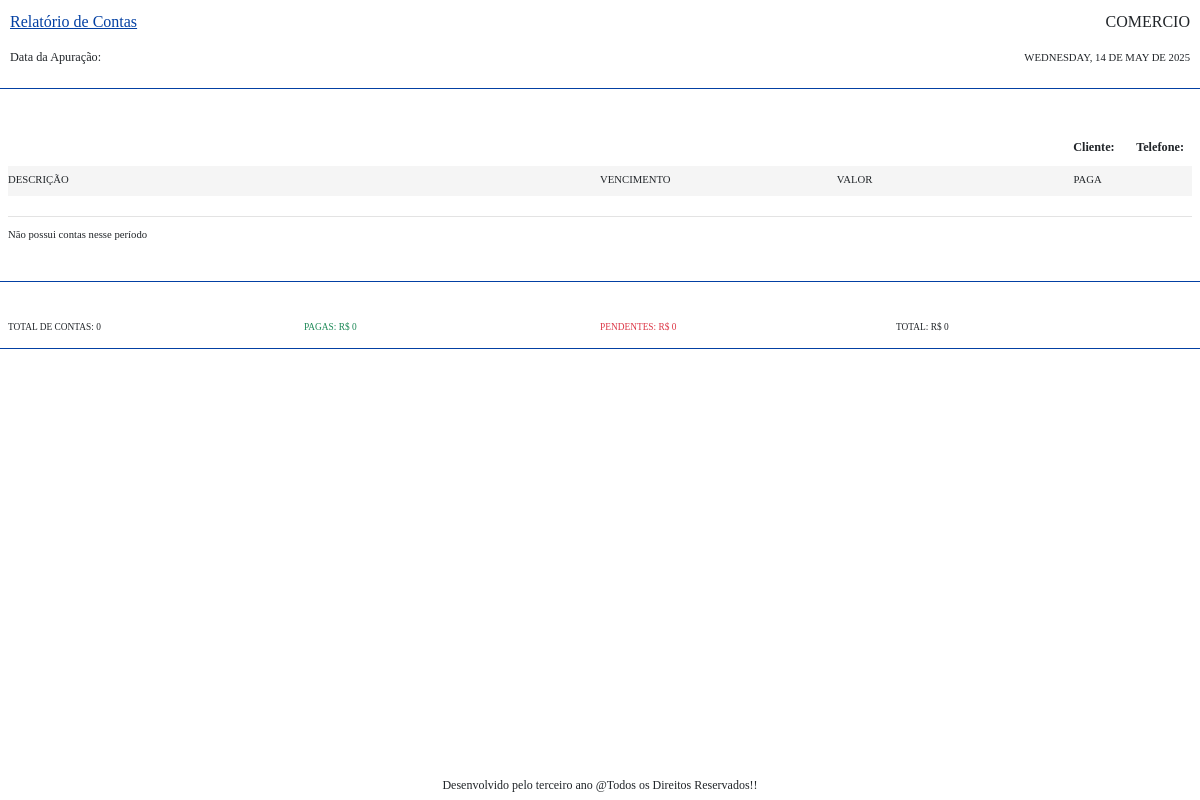
Page /relatorios/contasCliente.php on the committed database.
### tables this page shows
CREATE TABLE `config` (
  `id` int(11) NOT NULL,
  `nome_sistema` varchar(50) NOT NULL,
  `email_adm` varchar(50) NOT NULL,
  `endereco_site` varchar(150) DEFAULT NULL,
  `telefone_fixo` varchar(20) DEFAULT NULL,
  `telefone_whatsapp` varchar(20) DEFAULT NULL,
  `cnpj_site` varchar(25) DEFAULT NULL,
  `rodape_relatorios` varchar(1000) NOT NULL,
  `valor_multa` int(11) NOT NULL,
  `valor_juros_dia` decimal(8,2) NOT NULL,
  `frequencia_automatica` varchar(5) NOT NULL,
  `relatorio_pdf` varchar(5) NOT NULL,
  `fonte_comprovante` int(11) NOT NULL,
  `logo` varchar(100) NOT NULL,
  `icone` varchar(100) NOT NULL,
  `dias_carencia` int(11) NOT NULL,
  `alerta` date NOT NULL,
  `impressao_automatica` varchar(5) NOT NULL
);

### conexao.php (called while the page is built, shortened)
<?php
require_once("config.php");
try {
	$pdo = new PDO("mysql:dbname=$banco;host=$servidor;charset=utf8", "$usuario", "$senha");
} catch (Exception $e) {
	echo 'Não foi possível conectar ao banco de dados! <br><br>'.$e;
}
$nome_sistema = 'Comércio';
$email_adm = 'admin@gmail.com';
$endereco_site = 'Rua Francisco Antonio Zeller, 20 - Ferraz de Vasconcellos';
$telefone_fixo = '(11) 3333-3333';
$telefone_whatsapp = '(11) 98765-4321';
$cnpj_site = '20.301.706/0001-08';
$rodape_relatorios = 'Desenvolvido pelo terceiro ano @Todos os Direitos Reservados!!';
$valor_multa = 2;
$valor_juros_dia = 0.15;
$dias_carencia = 0;
$frequencia_automatica = 'Não';
$relatorio_pdf = 'Sim';
$fonte_comprovante = '11';
$impressao_automatica = 'Sim';
$query = $pdo->query("SELECT * FROM config");
$res = $query->fetchAll(PDO::FETCH_ASSOC);
if(@count($res) == 0){
	$pdo->query("INSERT INTO config SET nome_sistema = '$nome_sistema', email_adm = '$email_adm', endereco_site = '$endereco_site', telefone_fixo = '$telefone_fixo', telefone_whatsapp = '$telefone_whatsapp', cnpj_site = '$cnpj_site', rodape_relatorios = '$rodape_relatorios', valor_multa = '$valor_multa', valor_juros_dia = '$valor_juros_dia', frequencia_automatica = '$frequencia_automatica', relatorio_pdf = '$relatorio_pdf', fonte_comprovante = '$fonte_comprovante', logo = 'logo.png', icone = 'icone.png', dias_carencia = '$dias_carencia', alerta = curDate(), impressao_automatica = '$impressao_automatica'");
}else{
	$nome_sistema = $res[0]['nome_sistema'];
	$rodape_relatorios = $res[0]['rodape_relatorios'];
}
 ?>

### relatorios/contasCliente.php (the view, shortened to what this page needs)
<?php
require_once("../conexao.php");
$data_hoje = utf8_encode(strftime('%A, %d de %B de %Y', strtotime('today')));
$id_cliente = @$_GET['id'];
$status = @$_GET['status'];
$data_inicial = @$_GET['data_inicial'];
$data_final = @$_GET['data_final'];
$data_inicialF = implode('/', array_reverse(explode('-', $data_inicial)));
$data_finalF = implode('/', array_reverse(explode('-', $data_final)));
if($status == ""){
$titulo_rel = 'Relatório de Contas';
}else if($status == "Debitos"){
	$titulo_rel = 'Relatório de Débitos';
}else if($status == "Pendente"){
	$titulo_rel = 'Relatório de Contas Pendentes';
}else if($status == "Paga"){
	$titulo_rel = 'Relatório de Contas Pagas';
}
if($data_inicial == $data_final){
	$apuracao = 'Data da Apuração: '.$data_inicialF;
}else if($data_inicial == '1980-01-01'){
	$apuracao = 'Apuração: Todo o Período';
}else if($status == 'Debitos' and $data_inicial != '1980-01-01'){
	$apuracao = 'Data da Apuração: '.$data_inicialF. ' até a presente data!';
}
else{
	$apuracao = 'Apuração: '.$data_inicialF.' à '.$data_finalF;
}
$query = $pdo->query("SELECT * from clientes where id = '$id_cliente' ");
$res = $query->fetchAll(PDO::FETCH_ASSOC);
$nome_cliente = $res[0]['nome'];
$telefone_cliente = $res[0]['telefone'];
$status = '%'.$status.'%';
?>
<!DOCTYPE html>
<html>
<head>
	<link href="https://cdn.jsdelivr.net/npm/bootstrap@5.0.0/dist/css/bootstrap.min.css" rel="stylesheet">
</head>
<body>
		<section class="area-cab">
		<div class="cabecalho">
			<div class="coluna titulo_cab" style="width:70%"> <u><?php echo $titulo_rel ?></u></div>
			<div align="right" class="coluna" style="width:30%"> <?php echo mb_strtoupper($nome_sistema) ?></div>
		</div>
		</section>
		<br>
		<section class="area-cab">
		<div class="cabecalho">
			<div class="coluna" style="width:60%"><small> <small><?php echo $apuracao ?></small></small></div>
			<div align="right" class="coluna" style="width:40%"><small> <small><small> <?php echo mb_strtoupper($data_hoje) ?></small></small></small></div>
		</div>
		</section>
		<br>
		<div class="cabecalho" style="border-bottom: solid 1px #0340a3">
		</div>
	<div class="mx-2" style="padding-top:15px ">
		<div class="mb-2 mx-2 " align="right"><small><small><b>Cliente:</b> <?php echo $nome_cliente ?> &nbsp;&nbsp;&nbsp;&nbsp;&nbsp; <b>Telefone:</b> <?php echo $telefone_cliente ?></small></small></div>
	<small><small><small>
	<section class="area-tab" style="background-color: #f5f5f5;">
						<div class="linha-cab" style="padding-top: 5px;">
							<div class="coluna" style="width:50%">DESCRIÇÃO</div>
							<div class="coluna" style="width:20%">VENCIMENTO</div>
							<div class="coluna" style="width:20%">VALOR</div>
							<div class="coluna" style="width:10%">PAGA</div>
						</div>
				</section><small></small>
				<div class="cabecalho mb-1" style="border-bottom: solid 1px #e3e3e3;">
		</div>
		<?php
		if($status == '%Debitos%'){
		$query = $pdo->query("SELECT * from contas_receber where vencimento >= '$data_inicial' and vencimento < curDate() and status = 'Pendente' and cliente = '$id_cliente' order by vencimento asc, id asc ");
		}else{
			$query = $pdo->query("SELECT * from contas_receber where (vencimento >= '$data_inicial' and vencimento <= '$data_final') and status LIKE '$status' and cliente = '$id_cliente' order by vencimento asc, id asc ");
		}
		$res = $query->fetchAll(PDO::FETCH_ASSOC);
		$totalItens = @count($res);
		if($totalItens == 0){
			echo 'Não possui contas nesse período';
		}
		$total_saldoF = 0;
		$total_pagasF = 0;
		$total_pendentesF = 0;
			?>
		</small></small>
</div>
<div class="cabecalho mt-3" style="border-bottom: solid 1px #0340a3">
		</div>
		<small><small><small>
			<?php if(@$_GET['status'] == ""){ ?>
		<div class="linha-cab p-2">
				<div class="coluna" style="width:25%">TOTAL DE CONTAS: <?php echo @$totalItens ?> </div>
				<div class="coluna text-success" style="width:25%">PAGAS: R$ <?php echo @$total_pagasF ?>  </div>
				<div class="coluna text-danger" style="width:25%">PENDENTES: R$ <?php echo @$total_pendentesF ?>  </div>
				<div class="coluna <?php echo $classe_saldo ?>" style="width:25%">TOTAL: R$ <?php echo @$total_saldoF ?>  </div>
			</div>
		<?php } ?>
		</small></small></small>
		<div class="cabecalho" style="border-bottom: solid 1px #0340a3">
		</div>
		<br>
<div class="footer" align="center">
	<span style="font-size:12px"><?php echo $rodape_relatorios ?></span>
</div>
</body>
</html>

### rows in the picture
config: nome_sistema "COMERCIO", rodape_relatorios "Desenvolvido pelo terceiro ano @Todos os Direitos Reservados!!"

### other values in the picture
$titulo_rel "Relatório de Contas"
$apuracao "Data da Apuração:"
mb_strtoupper($data_hoje) "WEDNESDAY, 14 DE MAY DE 2025"
